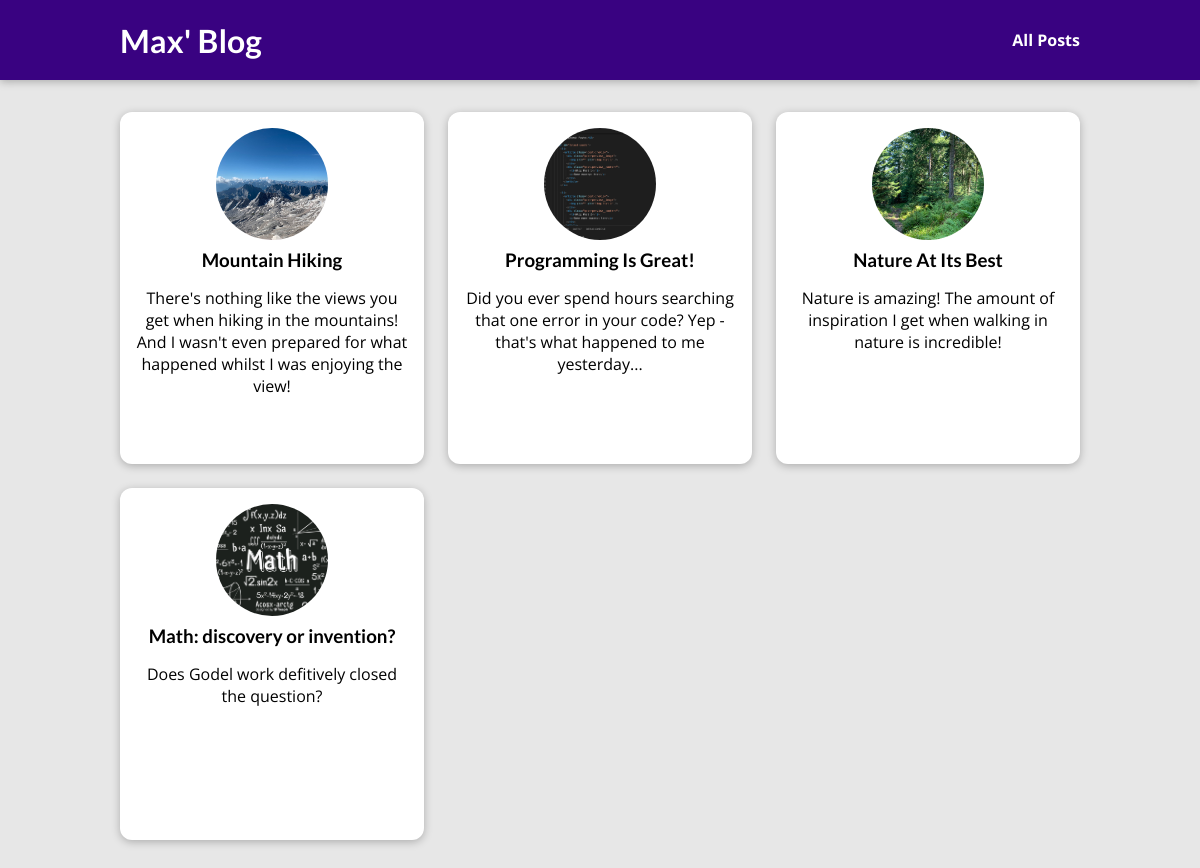
The page /posts on the database its author committed.
### blog/models.py (models this page shows, shortened)
class Post(models.Model):
    title = models.CharField(max_length=100)
    excerpt = models.CharField(max_length=200)
    image_name = models.CharField(max_length=100)
    date = models.DateField(auto_now=True)
    slug = models.SlugField(unique=True, db_index=True)
    content = models.TextField(validators=[MinLengthValidator(10)])
    author = models.ForeignKey(
        Author, on_delete=SET_NULL, null=True, related_name='posts')
    tags = models.ManyToManyField(Tag)

### blog/views.py (the view)
# urls.py: path("posts", views.posts, name='posts'),
def posts(request):
    all_posts = Post.objects.all().order_by('-date')
    return render(request, "blog/all-posts.html", {
        "all_posts": all_posts,
    })

### blog/templates/blog/all-posts.html (shortened to what this page needs)
{% extends "base.html" %}
{% load static %}
{% block css_files %}
  <link rel="stylesheet" href="{% static "blog/post.css" %}">
  <link rel="stylesheet" href="{% static "blog/all-posts.css" %}" />
{% endblock %}
{% block content %}
    <section id="all-posts">
        <ul>
          {% for post in all_posts %}
            {% include "blog/include/post.html" %}
          {% endfor %}
        </ul>
    </section>
{% endblock %}

### blog/templates/blog/include/post.html
{% load static %}
<li>
    <article class="post">
        <a href="{% url "post-detail" post.slug %}">
            <img src="{% static 'blog/images/'|add:post.image_name %}" alt={{ post.title}} />
            <div class="post__content">
                <h3>{{ post.title }}</h3>
                <p>
                    {{ post.excerpt}}
                </p>
            </div>
        </a>
    </article>
</li>

### static/app.css (style rules this page uses)
* { box-sizing: border-box; }
html { font-family: 'Open Sans', 'Lato', sans-serif; }
body { margin: 0; }
h1, h2, h3 { font-family: 'Lato', sans-serif; font-weight: bold; }

### blog/static/blog/post.css (style rules this page uses)
.post { display: flex; flex-direction: column; align-items: center; text-align: center; }
.post a { text-decoration: none; color: black; transition: all 0.2s ease; padding: 1rem; }
.post img { width: 5rem; height: 5rem; object-fit: cover; border-radius: 50%; }
.post h3 { margin: 0.25rem 0; }

### blog/static/blog/all-posts.css (style rules this page uses)
body { background-color: #e7e7e7; }
#all-posts { margin: 7rem auto; width: 90%; max-width: 60rem; }
ul { list-style: none; margin: 0; padding: 0; display: grid; grid-template-columns: repeat(auto-fill, minmax(17rem, 1fr)); gap: 1.5rem; }
.post img { width: 7rem; height: 7rem; }
.post a { height: 22rem; transform-origin: center; box-shadow: 0 2px 8px rgba(0, 0, 0, 0.25); border-radius: 12px; background-color: white; }

### rows shown on the page
Post: image_name (picture), title "Mountain Hiking", excerpt "There's nothing like the views you get when hiking in the mountains! And I wasn't even prepared for what happened whilst I was enjoying the view!"
Post: image_name (picture), title "Programming Is Great!", excerpt "Did you ever spend hours searching that one error in your code? Yep - that's what happened to me yesterday..."
Post: image_name (picture), title "Nature At Its Best", excerpt "Nature is amazing! The amount of inspiration I get when walking in nature is incredible!"
Post: image_name (picture), title "Math: discovery or invention?", excerpt "Does Godel work defitively closed the question?"
